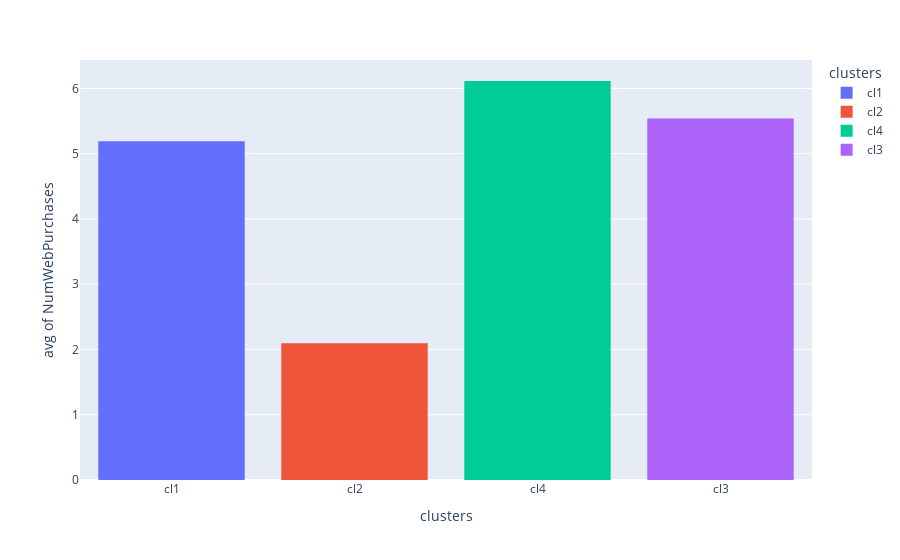

The notebook cell saved with this chart:
### Code cell
#cluster groups and web purchases
px.histogram(data_frame=data, x = 'clusters', y = 'NumWebPurchases',
             histfunc='avg', color = 'clusters')

### Figure 1 — Plotly figure (JSON) as saved in the notebook; plotly's stock layout.template omitted (floating-point values rounded to 4 significant figures; data arrays with more than 128 entries replaced by an {"elided": "..."} marker saying what was removed)
{"data": [{"alignmentgroup": "True", "bingroup": "x", "histfunc": "avg", "hovertemplate": "clusters=%{x}<br>avg of NumWebPurchases=%{y}<extra></extra>", "legendgroup": "cl1", "marker": {"color": "#636efa", "pattern": {"shape": ""}}, "name": "cl1", "offsetgroup": "cl1", "orientation": "v", "showlegend": true, "type": "histogram", "x": {"elided": "479 str values"}, "xaxis": "x", "y": {"elided": "479 int values"}, "yaxis": "y"}, {"alignmentgroup": "True", "bingroup": "x", "histfunc": "avg", "hovertemplate": "clusters=%{x}<br>avg of NumWebPurchases=%{y}<extra></extra>", "legendgroup": "cl2", "marker": {"color": "#EF553B", "pattern": {"shape": ""}}, "name": "cl2", "offsetgroup": "cl2", "orientation": "v", "showlegend": true, "type": "histogram", "x": {"elided": "988 str values"}, "xaxis": "x", "y": {"elided": "988 int values"}, "yaxis": "y"}, {"alignmentgroup": "True", "bingroup": "x", "histfunc": "avg", "hovertemplate": "clusters=%{x}<br>avg of NumWebPurchases=%{y}<extra></extra>", "legendgroup": "cl4", "marker": {"color": "#00cc96", "pattern": {"shape": ""}}, "name": "cl4", "offsetgroup": "cl4", "orientation": "v", "showlegend": true, "type": "histogram", "x": {"elided": "608 str values"}, "xaxis": "x", "y": {"elided": "608 int values"}, "yaxis": "y"}, {"alignmentgroup": "True", "bingroup": "x", "histfunc": "avg", "hovertemplate": "clusters=%{x}<br>avg of NumWebPurchases=%{y}<extra></extra>", "legendgroup": "cl3", "marker": {"color": "#ab63fa", "pattern": {"shape": ""}}, "name": "cl3", "offsetgroup": "cl3", "orientation": "v", "showlegend": true, "type": "histogram", "x": {"elided": "141 str values"}, "xaxis": "x", "y": {"elided": "141 int values"}, "yaxis": "y"}], "layout": {"autosize": true, "barmode": "relative", "legend": {"title": {"text": "clusters"}, "tracegroupgap": 0}, "margin": {"t": 60}, "xaxis": {"anchor": "y", "autorange": true, "categoryarray": ["cl1", "cl2", "cl4", "cl3"], "categoryorder": "array", "domain": [0, 1], "range": [-0.5, 3.5], "title": {"text": "clusters"}, "type": "category"}, "yaxis": {"anchor": "x", "autorange": true, "domain": [0, 1], "range": [0, 6.435], "title": {"text": "avg of NumWebPurchases"}, "type": "linear"}}}
